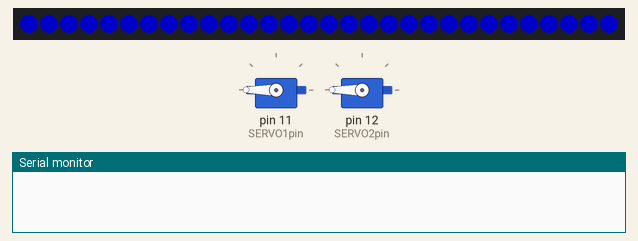
Recording of a sketch running on a simulated Arduino Uno, built with avr-gcc and run on an emulated ATmega328P. Parts: 2 × servo, 30 RGB LEDs in strip order, left to right, the last lines printed to the serial monitor. Dim RGB values are drawn brighter than linear.

Above: at 2.1 s.
At 3.2 s:
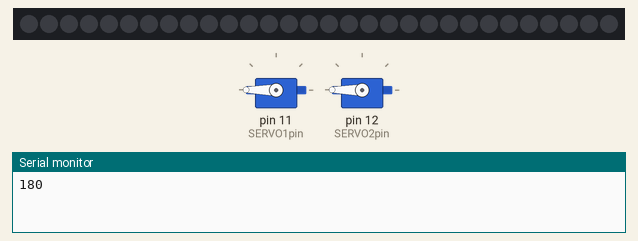

Measured:
- what the display in image 0 shows lasts 1.1 s, from 2.0 s to 3.1 s

The sketch:

Arduino.ino
```cpp
/*
 * Manufactured Realities
 *
 * Created 18 Nov 2018
 * by April De Zen, & Veda Adnani, & Omid Ettehadi
 */

 // Libraries
#include <ArduinoJson.h>
#include <Adafruit_NeoPixel.h>
#include <Servo.h>

// Pin Definition
#define SERVO2pin 12
#define SERVO1pin 11
#define LEDpin 10

// LED Strip
#define NUM_LEDS 30

// Objects
Servo myServo1;
Servo myServo2;
Adafruit_NeoPixel strip = Adafruit_NeoPixel(NUM_LEDS, LEDpin, NEO_GRB + NEO_KHZ800);

// Variables
int angleServo1;
int angleServo2;

int track;

// Sampling
unsigned long lastRead;
const int sampleRate = 50;


void setup()
{
  // Initialize serial communications
  Serial.begin(9600);

  // Assign Pins
  pinMode(LEDpin,OUTPUT);
  myServo1.attach(SERVO1pin);
  myServo2.attach(SERVO2pin);

  // Initialize all variables
  angleServo1 = 180;
  angleServo2 = 180;

  track = 0;

  myServo1.write(angleServo1);
  myServo2.write(angleServo2);

  // Setup LED Strip
  strip.begin();
  strip.setBrightness(100);
  strip.show();

  delay(2000);
}

void loop()
{
  if (millis() - lastRead >= sampleRate)
  {
    if ( track == 0 )
    {
      for ( int j = 0; j < NUM_LEDS; j++)
      {
        strip.setPixelColor(j, 0, 0, 255);
        strip.show();
      }
      track = 1;
    }
    else if ( track == 1)
    {
      for ( int j = NUM_LEDS; j >= 0; j--){
        strip.setPixelColor(j, 0, 0, 0);
        strip.show();
      }
      track = 0;
    }

    int i = 0;
    DynamicJsonBuffer messageBuffer(256);                 // Buffer for the JSON object
    JsonObject& p5Read = messageBuffer.parse(Serial);     // JsonObject attaches to incoming serial message

    angleServo1 = p5Read["servo1"];                       // Assign "servo1" from the json object to angleServo1
    angleServo2 = p5Read["servo2"];                       // Assign "servo2" from the json object to angleServo2

    if ( angleServo1+angleServo2 != 180 )
    {
      angleServo1 = 180;
      angleServo2 = 180;
    }

    Serial.print(angleServo1);

      myServo1.write(angleServo1);                          // Set the angleServo1 to the myServo1
      myServo2.write(angleServo2);                          // Set the angleServo2 to the myServo2

     if ( angleServo1+angleServo2 == 180 )
    {
      for ( int j = 0; j < NUM_LEDS; j++){
          strip.setPixelColor(j, 0, 0, 255);
          strip.show();
        }
        i = 2000;
      }

    lastRead = millis() + i;
  }
}
```
